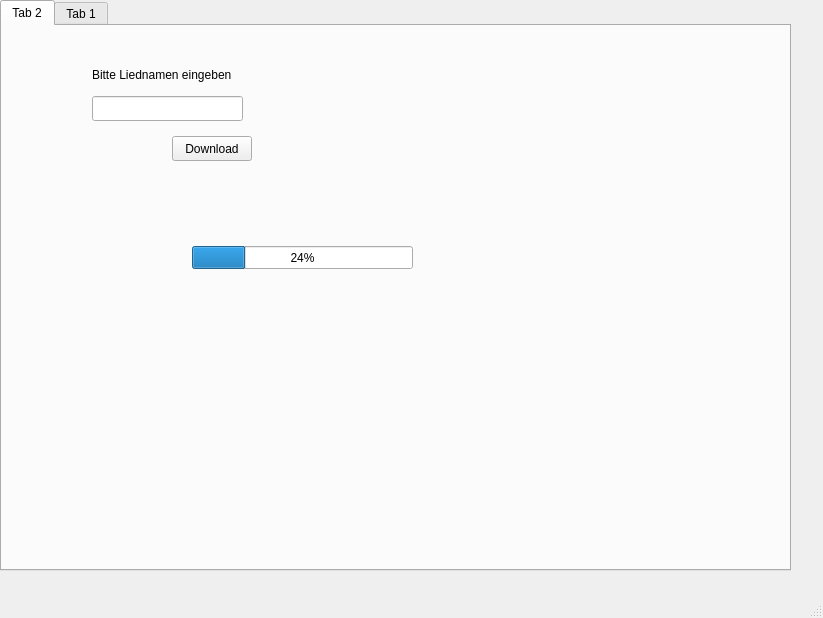
<?xml version="1.0" encoding="UTF-8"?>
<ui version="4.0">
 <class>MainWindow</class>
 <widget class="QMainWindow" name="MainWindow">
  <property name="geometry">
   <rect>
    <x>0</x>
    <y>0</y>
    <width>823</width>
    <height>618</height>
   </rect>
  </property>
  <property name="windowTitle">
   <string>MainWindow</string>
  </property>
  <widget class="QWidget" name="centralwidget">
   <widget class="QTabWidget" name="tabWidget">
    <property name="geometry">
     <rect>
      <x>0</x>
      <y>0</y>
      <width>791</width>
      <height>571</height>
     </rect>
    </property>
    <property name="currentIndex">
     <number>0</number>
    </property>
    <widget class="QWidget" name="manualdownload">
     <attribute name="title">
      <string>Tab 2</string>
     </attribute>
     <widget class="QPushButton" name="btndownloadmanul">
      <property name="geometry">
       <rect>
        <x>170</x>
        <y>110</y>
        <width>80</width>
        <height>25</height>
       </rect>
      </property>
      <property name="accessibleName">
       <string>btndownloadmanul</string>
      </property>
      <property name="text">
       <string>Download</string>
      </property>
     </widget>
     <widget class="QLabel" name="label">
      <property name="geometry">
       <rect>
        <x>90</x>
        <y>40</y>
        <width>171</width>
        <height>17</height>
       </rect>
      </property>
      <property name="text">
       <string>Bitte Liednamen eingeben</string>
      </property>
     </widget>
     <widget class="QProgressBar" name="progressmanual">
      <property name="geometry">
       <rect>
        <x>190</x>
        <y>220</y>
        <width>221</width>
        <height>23</height>
       </rect>
      </property>
      <property name="value">
       <number>24</number>
      </property>
     </widget>
     <widget class="QLineEdit" name="textfieldname">
      <property name="geometry">
       <rect>
        <x>90</x>
        <y>70</y>
        <width>151</width>
        <height>25</height>
       </rect>
      </property>
     </widget>
    </widget>
    <widget class="QWidget" name="tab">
     <attribute name="title">
      <string>Tab 1</string>
     </attribute>
    </widget>
   </widget>
  </widget>
  <widget class="QStatusBar" name="statusbar"/>
 </widget>
 <resources/>
 <connections/>
</ui>
